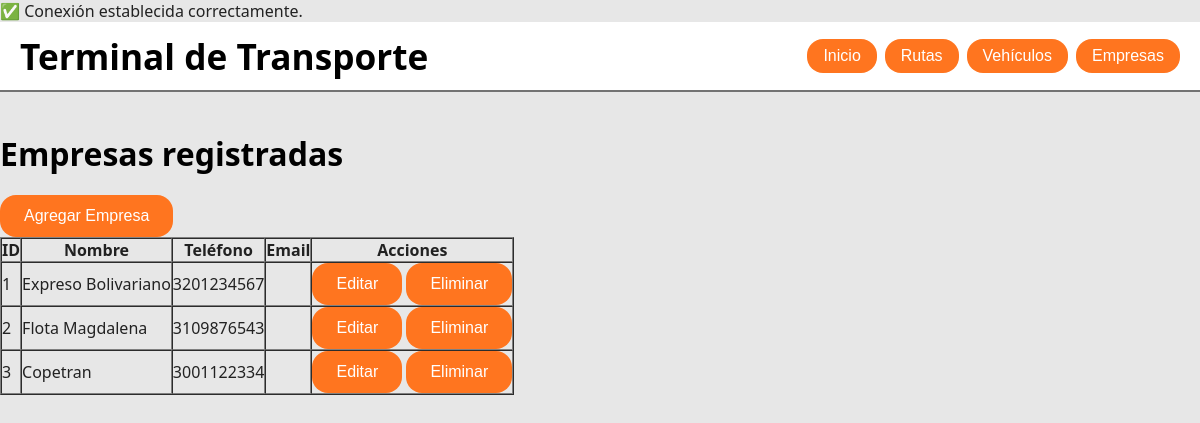
The page /pages/empresas/ver.php on the database its author committed.
### tables this page shows
CREATE TABLE `empresas` (
  `id` int(11) NOT NULL,
  `nombre` varchar(100) NOT NULL,
  `telefono` varchar(20) DEFAULT NULL,
  `correo` varchar(100) DEFAULT NULL,
  `direccion` varchar(150) DEFAULT NULL
);

### pages/empresas/ver.php (the view, shortened to what this page needs)
<?php include("../../conexion.php"); ?>
<!DOCTYPE html>
<html lang="es">
<head>
  <link rel="stylesheet" href="../../css/styles.css">
</head>
<body>
  <nav class="navegacion">
    <h1>Terminal de Transporte</h1>
    <ul>
      <li><a href="../../index.php"><button>Inicio</button></a></li>
      <li><a href="../rutas.php"><button>Rutas</button></a></li>
      <li><a href="../vehiculos.php"><button>Vehículos</button></a></li>
      <li><a href="../empresas.php"><button>Empresas</button></a></li>
    </ul>
  </nav>
  <main class="container">
    <h2>Empresas registradas</h2>
    <a href="agregar.php"><button>Agregar Empresa</button></a>
    <table border="1" cellpadding="10" cellspacing="0">
      <tr>
        <th>ID</th>
        <th>Nombre</th>
        <th>Teléfono</th>
        <th>Email</th>
        <th>Acciones</th>
      </tr>
      <?php
      $sql = "SELECT * FROM empresas";
      $result = mysqli_query($conn, $sql);
      if (mysqli_num_rows($result) > 0) {
        while ($row = mysqli_fetch_assoc($result)) {
          echo "<tr>
                  <td>{$row['id']}</td>
                  <td>{$row['nombre']}</td>
                  <td>{$row['telefono']}</td>
                  <td>{$row['email']}</td>
                  <td>
                    <a href='editar.php?id={$row['id']}'><button>Editar</button></a>
                    <a href='eliminar.php?id={$row['id']}'><button>Eliminar</button></a>
                  </td>
                </tr>";
        }
      } else {
        echo "<tr><td colspan='5'>No hay empresas registradas.</td></tr>";
      }
      ?>
    </table>
  </main>
</body>
</html>

### css/styles.css (style rules this page uses)
* { margin: 0; padding: 0; box-sizing: border-box; }
body { font-family: 'Segoe UI', Arial, sans-serif; background-color: #e7e7e7; color: #222; }
.navegacion { display: flex; justify-content: space-between; align-items: center; background: #ffffff; padding: 10px 20px; border-bottom: #737373 2px solid; }
.navegacion h1 { color: #000000; font-size: 2.2rem; margin: 0; }
.navegacion ul { gap: 8px; display: flex; }
.navegacion ul li button { background-color: #ff751f; color: white; border: none; padding: 8px 16px; border-radius: 16px; cursor: pointer; }
main { max-width: 1200px; margin: 40px auto; min-height: 100vh; }
h2 { color: #000000; margin-bottom: 20px; font-size: 2rem; }
ul { list-style: none; }
button, input[type="submit"] { background-color: #ff751f; color: white; border: none; border-radius: 16px; cursor: pointer; border: none; padding: 12px 24px; font-size: 1rem; transition: background 0.2s; }

### rows shown on the page
empresas: id "1", nombre "Expreso Bolivariano", telefono "3201234567"
empresas: id "2", nombre "Flota Magdalena", telefono "3109876543"
empresas: id "3", nombre "Copetran", telefono "3001122334"
